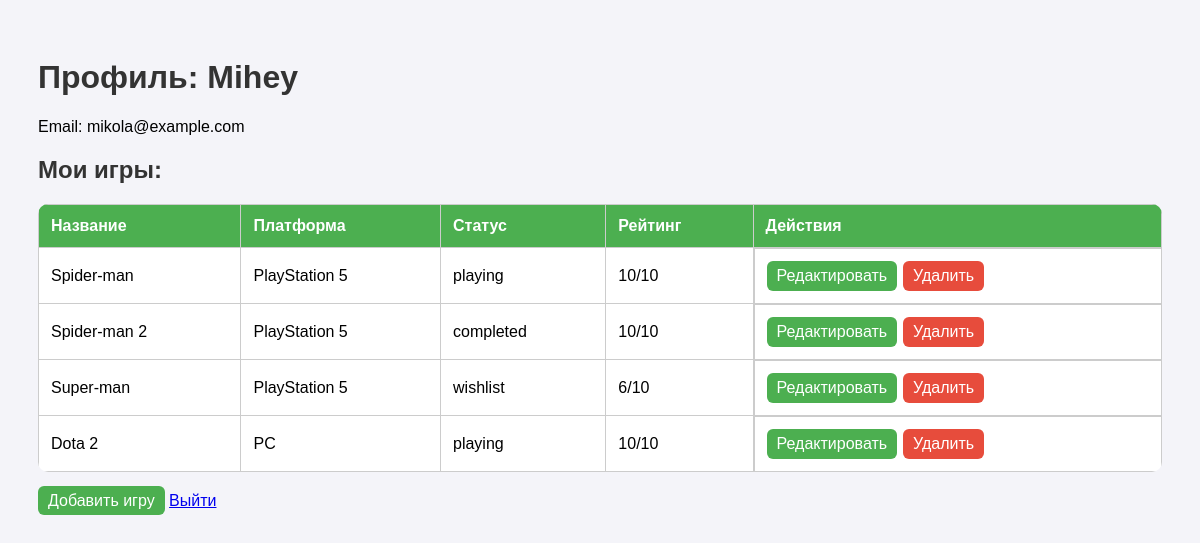
The page /profile/ (signed in) on the database as committed earlier.
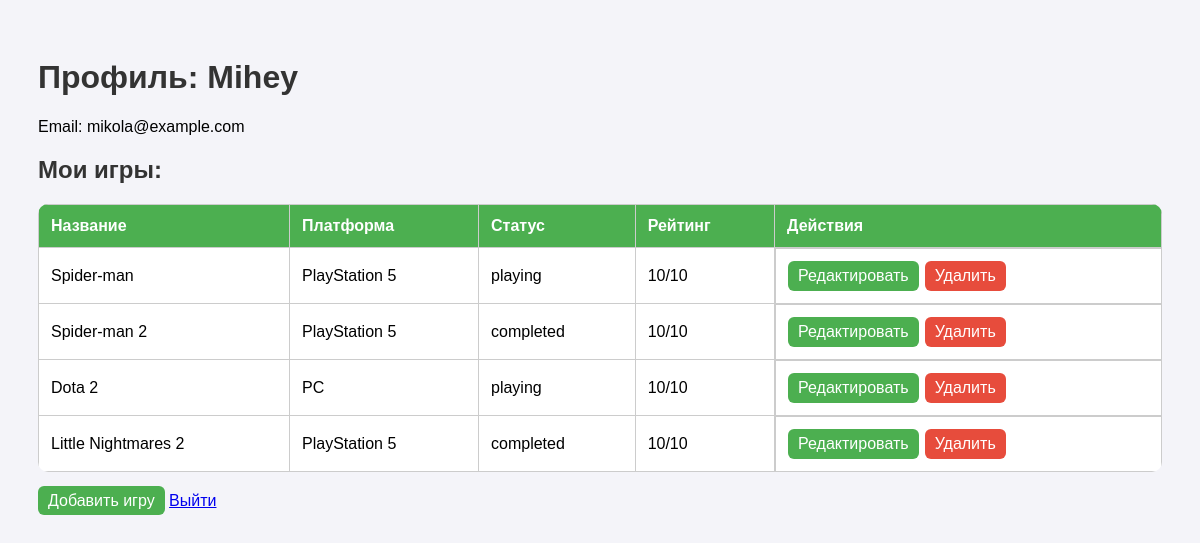
The same page on the database as committed later.
### games/models.py (models this page shows, shortened)
class Game(models.Model):
    STATUS_CHOICES = [
        ('playing', 'Playing'),
        ('completed', 'Completed'),
        ('wishlist', 'Wishlist'),
    ]
    owner = models.ForeignKey(User, on_delete=models.CASCADE, related_name='games')
    title = models.CharField(max_length=200)
    platform = models.CharField(max_length=100, blank=True)
    status = models.CharField(max_length=20, choices=STATUS_CHOICES, default='wishlist')
    rating = models.PositiveIntegerField(default=0)

### games/views.py (the view)
# urls.py: path('profile/', views.profile, name='profile'),
@login_required
def profile(request):
    user_games = Game.objects.filter(owner=request.user)
    return render(request, 'games/profile.html', {'games': user_games})

### games/templates/games/profile.html (shortened to what this page needs)
<!DOCTYPE html>
<html lang="ru">
<head>
</head>
<body>
    <h1>Профиль: {{ request.user.username }}</h1>
    <p>Email: {{ request.user.email }}</p>
    <h2>Мои игры:</h2>
    {% if games %}
        <table>
            <tr>
                <th>Название</th>
                <th>Платформа</th>
                <th>Статус</th>
                <th>Рейтинг</th>
                <th>Действия</th>
            </tr>
            {% for game in games %}
                <tr>
                    <td>{{ game.title }}</td>
                    <td>{{ game.platform }}</td>
                    <td>{{ game.status }}</td>
                    <td>{% if game.rating %}{{ game.rating }}/10{% else %}-{% endif %}</td>
                    <td class="actions">
                        <a href="{% url 'edit_game' game.id %}" class="button">Редактировать</a>
                        <a href="{% url 'delete_game' game.id %}" class="button delete">Удалить</a>
                    </td>
                </tr>
            {% endfor %}
        </table>
    {% else %}
        <p>Вы ещё не добавили игр.</p>
    {% endif %}
    <div class="top-buttons">
        <a href="{% url 'add_game' %}" class="button">Добавить игру</a>
        <a href="{% url 'logout_handler' %}">Выйти</a>
    </div>
</body>
</html>

### games/templates/games/profile.html (style rules this page uses)
body { font-family: Arial, sans-serif; background: #f4f4f9; padding: 30px; }
h1, h2 { color: #333; }
table { width: 100%; border-collapse: collapse; margin-top: 20px; background: white; border-radius: 10px; overflow: hidden; }
th, td { border: 1px solid #ccc; padding: 12px; text-align: left; }
th { background: #4CAF50; color: white; }
a.button { text-decoration: none; background: #4CAF50; color: white; padding: 6px 10px; border-radius: 6px; }
a.button.delete { background: #e74c3c; }
.actions { display: flex; gap: 6px; }
.top-buttons { margin-top: 20px; }

Rows that differ between the two databases and show on the page:
removed Game: title "Super-man", platform "PlayStation 5", status "wishlist", rating "6"
added Game: title "Little Nightmares 2", platform "PlayStation 5", status "completed", rating "10"
